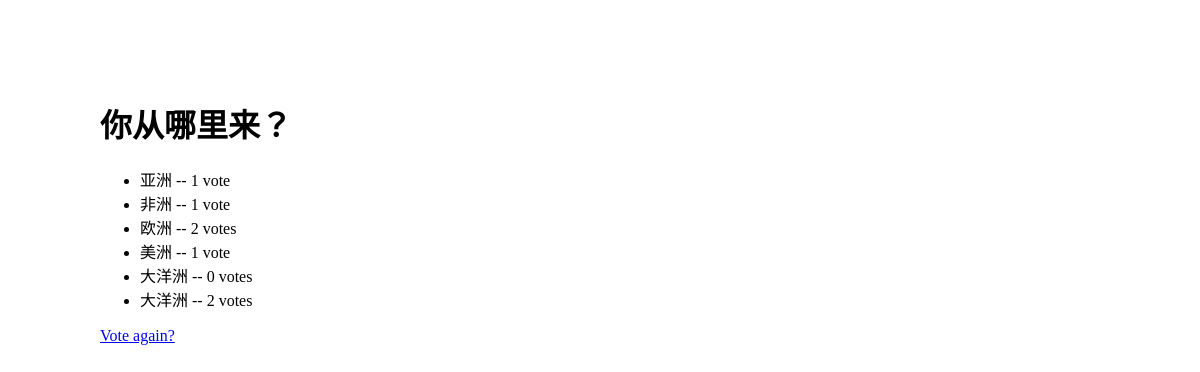
The app's page /polls/2/results/ with its own data.
### polls/models.py (models this page shows, shortened)
class Question(models.Model):
    question_text = models.CharField(max_length=200)
    pub_date = models.DateTimeField('date published')
    def was_published_recently(self):
        return self.pub_date >= timezone.now() - datetime.timedelta(days=1)
    def was_published_recently(self):
        now = timezone.now()
        return now - datetime.timedelta(days=1) <= self.pub_date <= now
    was_published_recently.admin_order_field = 'pub_date'
    was_published_recently.boolean = True
    was_published_recently.short_description = 'Published recently?'

class Choice(models.Model):
    question = models.ForeignKey(Question, on_delete=models.CASCADE)
    choice_text = models.CharField(max_length=200)
    votes = models.IntegerField(default=0)

### polls/views.py (the view)
# urls.py: url(r'^(?P<pk>[0-9]+)/results/$', views.ResultsView.as_view(), name='results'),
class ResultsView(generic.DetailView):
    model = Question
    template_name = 'polls/results.html'

### polls/templates/polls/results.html (shortened to what this page needs)
<!DOCTYPE html>
<html>
<head>
    {% load static %}
    <link rel="stylesheet" type="text/css" href="{% static 'polls/style-results.css' %}" />
</head>
<body>
    <div class="content">
        <h1>{{ question.question_text }}</h1>
        <ul>
        {% for choice in question.choice_set.all %}
            <li>{{ choice.choice_text }} -- {{ choice.votes }} vote{{ choice.votes|pluralize }}</li>
        {% endfor %}
        </ul>
        <a href="{% url 'polls:detail' question.id %}">Vote again?</a>
    </div>
</body>
</html>

### polls/static/polls/style-results.css (style rules this page uses)
body { height: 1000px; }
.content { width: 1000px; margin: 100px auto; }

### records on screen
Question: question_text "你从哪里来？"
Choice: choice_text "亚洲", votes "1"
Choice: choice_text "非洲", votes "1"
Choice: choice_text "欧洲", votes "2"
Choice: choice_text "美洲", votes "1"
Choice: choice_text "大洋洲", votes "0"
Choice: choice_text "大洋洲", votes "2"
